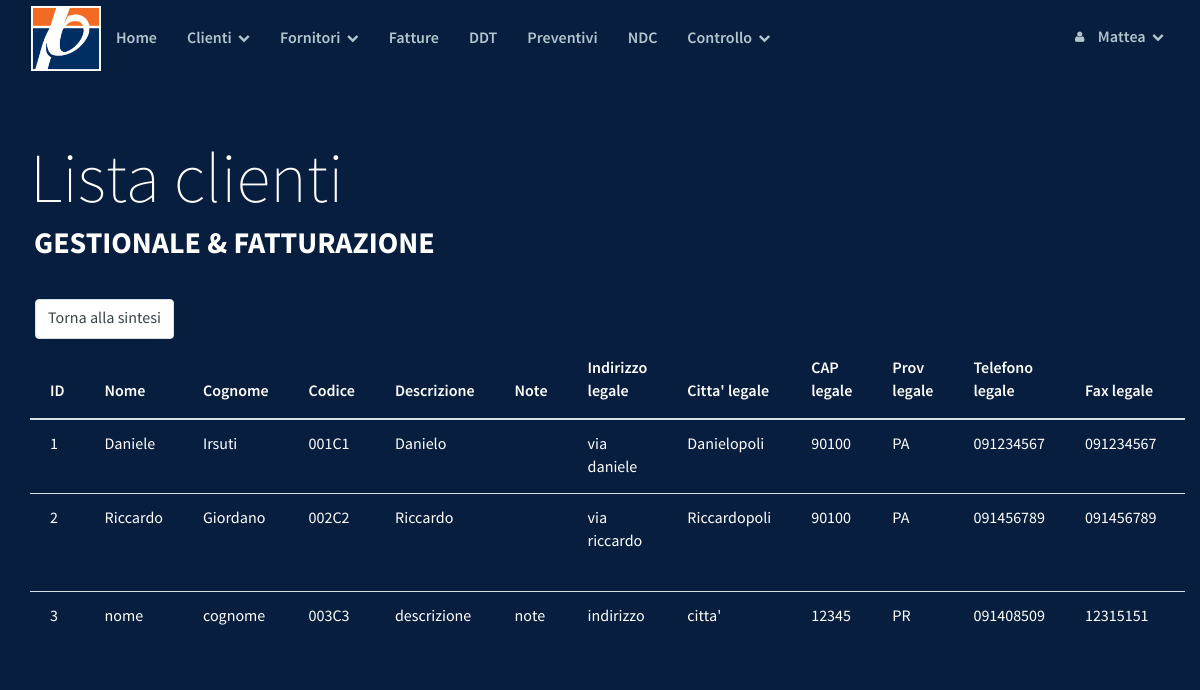
The page /lista_clienti_big.php (signed in) on the database as committed earlier.
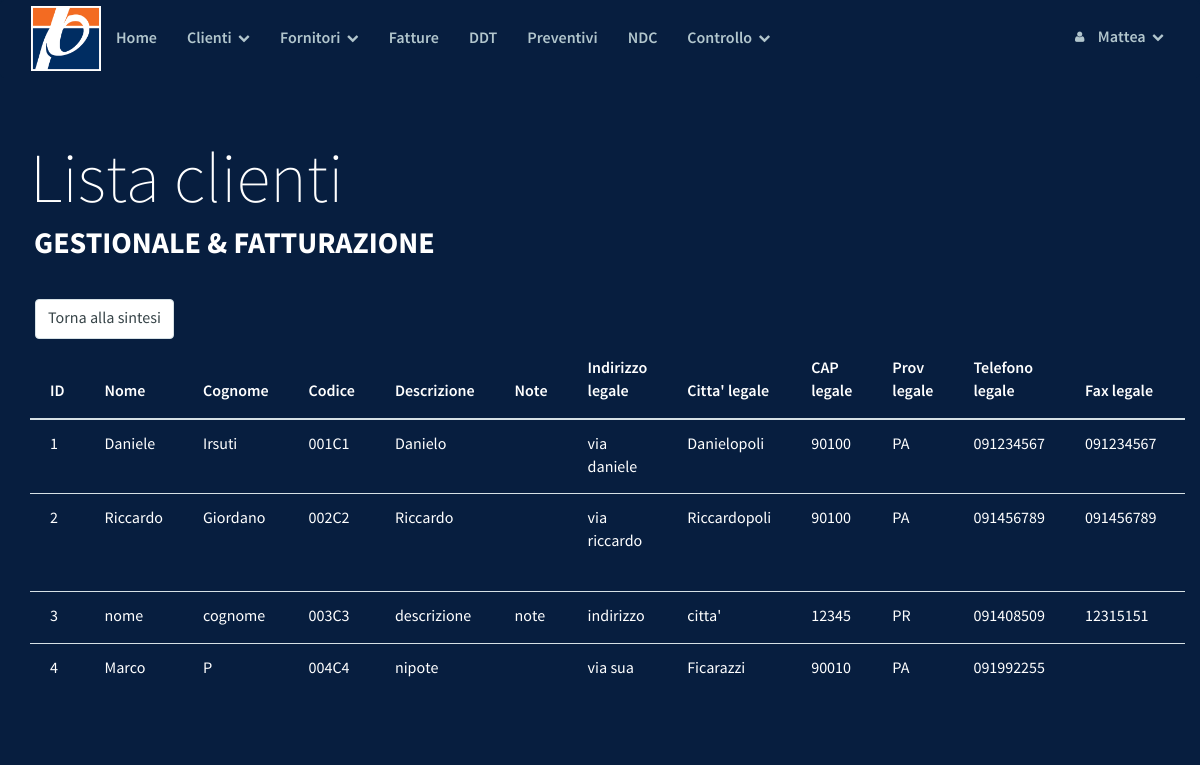
The same page on the database as committed later.
### tables this page shows
CREATE TABLE `clienti` (
  `id` int(10) unsigned NOT NULL AUTO_INCREMENT,
  `nomeC` varchar(50) NOT NULL,
  `cognomeC` varchar(50) DEFAULT NULL,
  `codC` varchar(6) NOT NULL,
  `indirizzoLC` varchar(100) DEFAULT NULL,
  `cittaLC` varchar(50) DEFAULT NULL,
  `capLC` int(11) DEFAULT NULL,
  `provLC` varchar(2) DEFAULT NULL,
  `telLC` varchar(20) DEFAULT NULL,
  `faxLC` varchar(20) DEFAULT NULL,
  `statoLC` varchar(20) DEFAULT NULL,
  `emailLC` varchar(50) DEFAULT NULL,
  `urlLC` varchar(100) DEFAULT NULL,
  `indirizzoAC` varchar(100) DEFAULT NULL,
  `cittaAC` varchar(50) DEFAULT NULL,
  `capAC` int(11) DEFAULT NULL,
  `provAC` varchar(2) DEFAULT NULL,
  `telAC` varchar(20) DEFAULT NULL,
  `cellAC` varchar(20) DEFAULT NULL,
  `statoAC` varchar(20) DEFAULT NULL,
  `emailAC` varchar(50) DEFAULT NULL,
  `urlAC` varchar(100) DEFAULT NULL,
  `PIVAC` bigint(20) DEFAULT NULL,
  `CFC` varchar(20) DEFAULT NULL,
  `IBANC` varchar(30) DEFAULT NULL,
  `bancaC` varchar(100) DEFAULT NULL,
  `descrC` varchar(200) DEFAULT NULL,
  `noteC` varchar(200) DEFAULT NULL,
  `reg_date` timestamp NOT NULL DEFAULT CURRENT_TIMESTAMP ON UPDATE CURRENT_TIMESTAMP,
  PRIMARY KEY (`id`),
  UNIQUE KEY `codC` (`codC`,`PIVAC`)
);

### function/session.php (called while the page is built, shortened)
<?php
	$user = $_SESSION['login_user'];
?>

### lista_clienti_big.php (the view, shortened to what this page needs)
<!DOCTYPE html>
<html lang="it">
<head>
    <?php include_once("template/parrot/style.php");
            include_once("function/session.php");
            include_once("DB/config.php");?>
</head>
<body>
        <?php include_once("template/parrot/navbar.php") ?>
    <div class="masthead">
        <div class="masthead-title">
            <div class="container">
                Lista clienti
                <small>Gestionale & Fatturazione</small>
            </div>
        </div>
    </div>
    <div style="max-width: 100%; overflow-x: scroll;" class="container">
     <div>
        <form action="lista_clienti.php">
            <input class="form-control widthAuto" type="submit" value="Torna alla sintesi">
        </form>
    </div>
    <table  class="table">
        <thead>
            <tr>
                <th>ID</th>
                <th>Nome</th>
                <th>Cognome</th>
                <th>Codice</th>
                <th>Descrizione</th>
                <th>Note</th>
                <th>Indirizzo legale</th>
                <th>Citta' legale</th>
                <th>CAP legale</th>
                <th>Prov legale</th>
                <th>Telefono legale</th>
                <th>Fax legale</th>
                <th>Stato legale</th>
            </tr>
        </thead>
        <tbody>
            <?php
            include("DB/config.php");
            $sql = "SELECT * FROM clienti";
            $result = mysqli_query($conndb, $sql);
            while($row = mysqli_fetch_array($result)) {
                $id = $row['id'];
                $nomeC = $row['nomeC'];
                $cognomeC = $row['cognomeC'];
                $codC = $row['codC'];
                $descrC = $row['descrC'];
                $noteC = $row['noteC'];
                $indirizzoLC = $row['indirizzoLC'];
                $cittaLC = $row['cittaLC'];
                $capLC = $row['capLC'];
                $provLC = $row['provLC'];
                $telLC = $row['telLC'];
                $faxLC = $row['faxLC'];
                $statoLC = $row['statoLC'];
                $emailLC = $row['emailLC'];
                $urlLC = $row['urlLC'];
                $indirizzoAC = $row['indirizzoAC'];
                $cittaAC = $row['cittaAC'];
                $capAC = $row['capAC'];
                $provAC = $row['provAC'];
                $telAC = $row['telAC'];
                $cellAC = $row['cellAC'];
                $statoAC = $row['statoAC'];
                $emailAC = $row['emailAC'];
                $urlAC = $row['urlAC'];
                $PIVAC = $row['PIVAC'];
                $CFC = $row['CFC'];
                $IBANC = $row['IBANC'];
                $bancaC = $row['bancaC'];
                echo "<tr>
                <td>".$id."</td>
                <td>".$nomeC."</td>
                <td>".$cognomeC."</td>
                <td>".$codC."</td>
                <td>".$descrC."</td>
                <td>".$noteC."</td>
                <td>".$indirizzoLC."</td>
                <td>".$cittaLC."</td>
                <td>".$capLC."</td>
                <td>".$provLC."</td>
                <td>".$telLC."</td>
                <td>".$faxLC."</td>
                <td>".$statoLC."</td>
                <td>".$emailLC."</td>
                <td>".$urlLC."</td>
                <td>".$indirizzoAC."</td>
                <td>".$cittaAC."</td>
                <td>".$capAC."</td>
                <td>".$provAC."</td>
                <td>".$telAC."</td>
                <td>".$cellAC."</td>
                <td>".$statoAC."</td>
                <td>".$emailAC."</td>
                <td>".$urlAC."</td>
                <td>".$PIVAC."</td>
                <td>".$CFC."</td>
                <td>".$IBANC."</td>
                <td>".$bancaC."</td>
                </tr>";
            }
            ?>
        </tbody>
    </table>
    </div>
	</body>
</html>

### template/parrot/style.php (shortened to what this page needs)
   <?php $base_url = $_SERVER["SERVER_NAME"]."/proges"; ?>
<link href="http://<?php echo $base_url ?>/template/parrot/bootstrap/css/bootstrap.css" rel="stylesheet">
<link href="http://<?php echo $base_url ?>/template/parrot/css/font-awesome.min.css" rel="stylesheet">
<link href="http://<?php echo $base_url ?>/template/parrot/css/drunken-parrot.css" rel="stylesheet">
<link href="http://<?php echo $base_url ?>/template/parrot/css/demo.css" rel="stylesheet">
   <link href="http://<?php echo $base_url ?>/template/parrot/css/custom.css" rel="stylesheet">

### template/parrot/navbar.php (shortened to what this page needs)
<div class="componant-section" id="navbars">
    <nav class="navbar navbar-inverse" role="navigation">
        <div class="container-fluid">
            <div class="navbar-header">
                <img class="logo" src="http://<?php echo $base_url ?>/images/logos.png" alt="" width="127">
            </div>
            <div class="collapse navbar-collapse" id="navbar-collapse-2">
                <ul class="nav navbar-nav">
                    <li id="home"><a href="http://<?php echo $base_url ?>/home.php">Home</a></li>
                    <li class="agg_cliente lista_clienti dropdown">
                    <a href="#" class="dropdown-toggle" data-toggle="dropdown">Clienti <span class="fa-chevron-down fa"></span></a>
                    </li>
                    <li class="agg_fornitore lista_fornitori dropdown">
                        <a href="#" class="dropdown-toggle" data-toggle="dropdown">Fornitori <span class="fa-chevron-down fa"></span></a>
                    </li>
                    <li id="fatture"><a href="http://<?php echo $base_url ?>/fatture.php">Fatture</a></li>
                    <li id="ddt"><a href="http://<?php echo $base_url ?>/ddt.php">DDT</a></li>
                    <li id="preventivi"><a href="http://<?php echo $base_url ?>/preventivi.php">Preventivi</a></li>
                    <li id="ndc"><a href="http://<?php echo $base_url ?>/ndc.php">NDC</a></li>
                    <li class="ck_login ck_causale ck_mezzo ck_iva ck_imb ck_art ck_spagg ck_pagam dropdown">
                        <a href="#" class="dropdown-toggle" data-toggle="dropdown">Controllo <span class="fa-chevron-down fa"></span></a>
                    </li>
                </ul>
                <ul class="nav navbar-nav navbar-right navbar-icons">
                    <li>
                        <a href="#" class="dropdown-toggle" data-toggle="dropdown"><span class="fa-user fa"></span>
                            <span class="hidden-lg"><?php echo $user; ?></span> <span class="fa-chevron-down fa"></span>
                        </a>
                    </li>
                </ul>
            </div>
        </div>
    </nav>
</div>

### template/parrot/css/drunken-parrot.css (style rules this page uses)
body { font-family: "SourceSansPro", Helvetica, Arial, sans-serif; font-size: 16px; line-height: 1.5; color: #fff; background-color: #071E3F; }
a { color: #EA640C; text-decoration: none; -webkit-transition: 0.25s; transition: 0.25s; }
.form-control { border: 1px solid #d6e1e5; color: #364347; font-size: 16px; line-height: 1.467; padding: 7px 12px; height: 40px; -webkit-appearance: none; border-radius: 4px; -webkit-box-shadow: none; box-shadow: none; -webkit-transition: border .25s linear, color .25s linear, background-color .25s linear; transition: border .25s linear, color .25s linear, background-color .25s linear; }
.navbar { min-height: 76px; border-radius: 4px; }
.navbar-nav > li > a { padding-top: 10px; padding-bottom: 10px; }
.navbar-nav.navbar-icons > li > a { padding: 10px 10px; }
@media (min-width: 768px) { .navbar-nav > li > a { padding-top: 28px; padding-bottom: 28px; } }
.navbar-icons > li > a > [class^="fa-"] { font-size: 16px; margin: 0 10px 0 4px; }
.navbar-inverse { background: #071E3F; border-color: #071E3F; }
.navbar-inverse .navbar-nav > li > a { color: #b2c6cd; font-family: "SourceSansProSemiBold", Helvetica, Arial, sans-serif; }
.navbar-default .navbar-collapse, .navbar-default .navbar-form, .navbar-inverse .navbar-collapse, .navbar-inverse .navbar-form { border: 0; }
@media (min-width: 768px) { .navbar-nav.navbar-icons > li > a { padding: 27px 10px; } }
.nav li a.dropdown-toggle > [class^="ss-"], .nav li a.dropdown-toggle > [class^="fa-"] { position: relative; top: 2px; font-size: 12px; margin-left: 3px; }
.nav li a.dropdown-toggle > [class^="fa-"] { top: -1px; }
.table > thead > tr > th, .table > tbody > tr > th, .table > tfoot > tr > th, .table > thead > tr > td, .table > tbody > tr > td, .table > tfoot > tr > td { padding: 14px 5px; border-top: 1px solid #d6e1e5; }
.table > thead > tr > th { border-bottom: 2px solid #d6e1e5; font-family: "SourceSansProSemiBold", Helvetica, Arial, sans-serif; }

### template/parrot/css/demo.css (style rules this page uses)
.masthead { width: 100%; height: 100%; padding: 2em 0 2em 0; position: relative; z-index: 2; }
.masthead .masthead-title { font-family: "SourceSansProExtraLight", Helvetica, Arial, sans-serif; font-size: 30px; line-height: 1.2; color: white; }
.masthead .masthead-title small { color: white; font-family: "SourceSansProBold", Helvetica, Arial, sans-serif; display: block; text-transform: uppercase; font-size: 12px; padding-left: 4px; }
.componant-section { :border-bottom: 1px solid #d6e1e5; :padding: 0 0 2em 0; margin: 0 0 2em 0; }
@media (min-width: 1000px) { .container { width: 1170px; } }
@media (min-width: 1000px) { .masthead { :padding: 3em 0; } }
@media (min-width: 1000px) { .masthead .masthead-title { font-size: 70px; } }
@media (min-width: 1000px) { .masthead .masthead-title small { font-size: 30px; } }
@media (min-width: 1000px) { .table > thead > tr > th, .table > tbody > tr > th, .table > tfoot > tr > th, .table > thead > tr > td, .table > tbody > tr > td, .table > tfoot > tr > td { padding: 14px 20px; border-top: 1px solid #d6e1e5; } }

### template/parrot/css/custom.css (style rules this page uses)
.logo { width: 70px; margin-top: 5px; margin-bottom: 5px; margin-left: 15px; }
.widthAuto { width: auto; display: inline-block; margin: 5px; }

Rows that differ between the two databases and show on the page:
added clienti: id "4", nomeC "Marco", cognomeC "P", codC "004C4", descrC "nipote", indirizzoLC "via sua", cittaLC "Ficarazzi", capLC "90010", provLC "PA", telLC "091992255"
